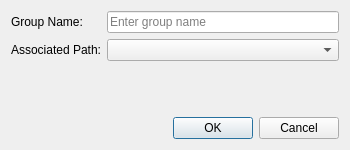
<?xml version="1.0" encoding="UTF-8"?>
<ui version="4.0">
 <class>xq_ProfileGroupCreate</class>
 <widget class="QDialog" name="xq_ProfileGroupCreate">
  <property name="geometry">
   <rect><x>0</x><y>0</y><width>350</width><height>150</height></rect>
  </property>
  <property name="windowTitle"><string>Create Contour Group</string></property>
  <layout class="QVBoxLayout" name="mainLayout">
   <item>
    <layout class="QFormLayout" name="formLayout">
     <item row="0" column="0">
      <widget class="QLabel" name="lblGroupName">
       <property name="text"><string>Group Name:</string></property>
      </widget>
     </item>
     <item row="0" column="1">
      <widget class="QLineEdit" name="editGroupName">
       <property name="placeholderText"><string>Enter group name</string></property>
      </widget>
     </item>
     <item row="1" column="0">
      <widget class="QLabel" name="lblPath">
       <property name="text"><string>Associated Path:</string></property>
      </widget>
     </item>
     <item row="1" column="1">
      <widget class="QComboBox" name="comboPath"/>
     </item>
    </layout>
   </item>
   <item>
    <widget class="QDialogButtonBox" name="buttonBox">
     <property name="standardButtons">
      <set>QDialogButtonBox::Ok|QDialogButtonBox::Cancel</set>
     </property>
    </widget>
   </item>
  </layout>
 </widget>
 <resources/>
 <connections/>
</ui>
